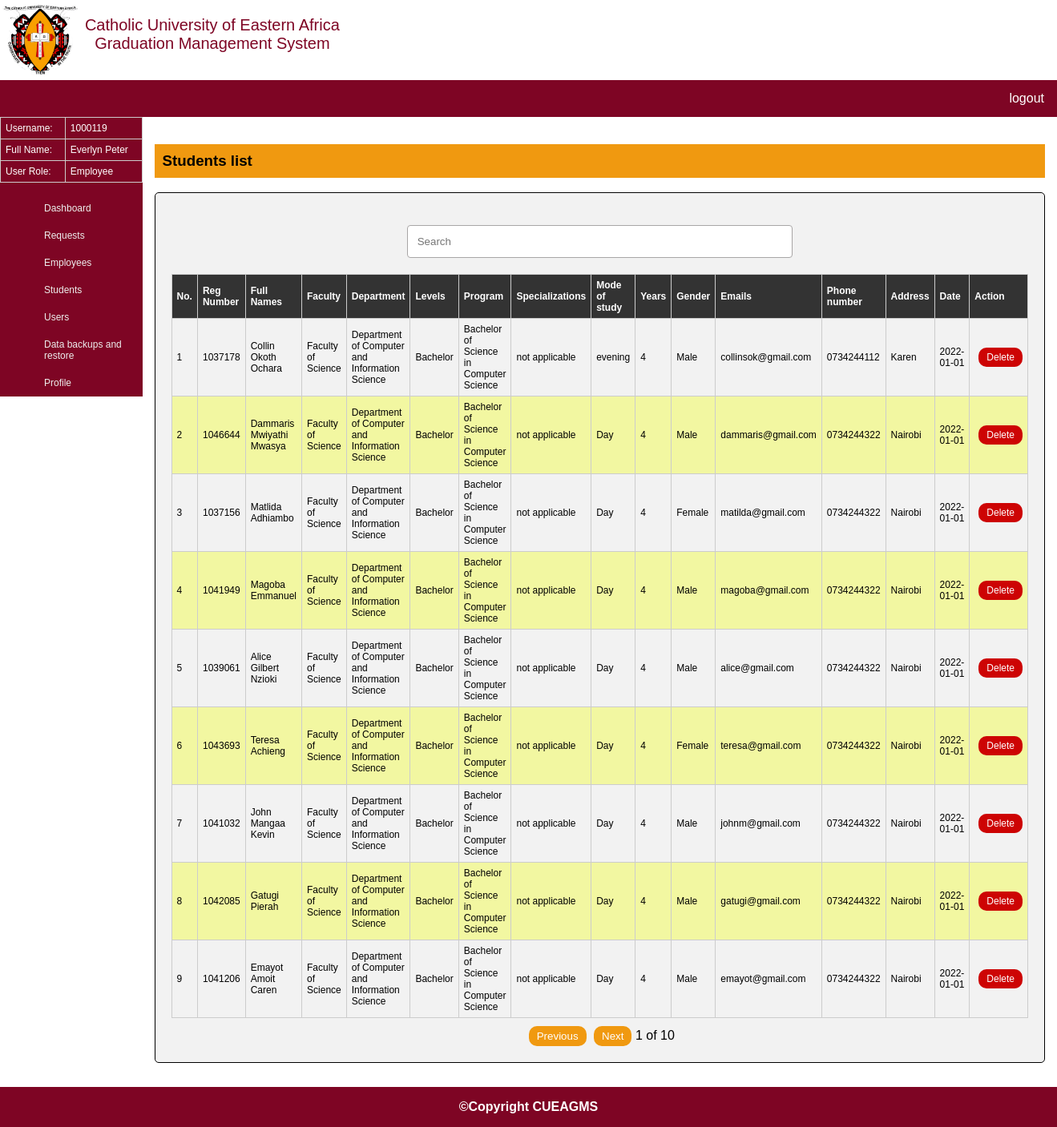
Screenshot of /admin/viewStudents.php (signed in) with the database file from the repository.
### tables this page shows
CREATE TABLE `students` (
  `std_id` int NOT NULL AUTO_INCREMENT,
  `std_regNo` varchar(50) NOT NULL,
  `std_fullname` varchar(255) DEFAULT NULL,
  `faculty` varchar(50) NOT NULL,
  `department` varchar(100) NOT NULL,
  `levels` varchar(50) NOT NULL,
  `programs` varchar(255) NOT NULL,
  `specialization` varchar(100) NOT NULL,
  `mode_of_study` varchar(10) NOT NULL,
  `years` int NOT NULL,
  `gender` varchar(10) NOT NULL,
  `email` varchar(50) NOT NULL,
  `phone` varchar(11) NOT NULL,
  `std_address` varchar(50) NOT NULL,
  `date_created` date NOT NULL,
  `password` varchar(200) NOT NULL,
  `role` enum('Student','Employee','Admin') NOT NULL,
  `transcript` blob,
  `fee_statement` blob,
  `updated_at` date DEFAULT NULL,
  PRIMARY KEY (`std_id`),
  UNIQUE KEY `std_regNo` (`std_regNo`),
  UNIQUE KEY `email` (`email`)
);

### admin/viewStudents.php (the view, shortened to what this page needs)
<?php
$host="127.0.0.1";
$user="cueagmsAC";
$password="password";
$dbname="cueagms";
$connection = mysqli_connect($host, $user, $password, $dbname);
?>
<!DOCTYPE html>
<html lang="en">
<head>
</head>
<body>
    <div class="header">
        <div class="logo">
            <img src="../assets/images/logo/CUEA-logo.png" width="100">
            <p>Catholic University of Eastern Africa Graduation Management System</p>
        </div>
    </div>
    <div class="navbar">
        <ul>
            <li style="float:right"><a href="../logout.php">logout</a></li>
        </ul>
    </div>
    <div class="section">
        <div class="row">
            <div class="left" style="background-color:#7E0524; ">
                <div class="row">
                    <table style="color:#fff; text-align:left; padding-left:10px;">
                        <tr>
                            <td>Username:</td>
                            <td><?php echo $_SESSION['username'];?></td>
                        </tr>
                        <tr>
                            <td>Full Name:</td>
                            <td><?php echo $_SESSION['fullname'];?></td>
                        </tr>
                        <tr>
                            <td>User Role:</td>
                            <td><?php echo $_SESSION['userRole'];?></td>
                        </tr>
                    </table>
                </div>
                <nav class="vertical">
                    <ul>
                        <li><a href="admin.php">Dashboard</a></li>
                        <li><a href=" "> Requests</a>
                        </li>
                        <li><a href="#">Employees</a>
                        </li>
                        <li><a href="#">Students</a>
                        </li>
                        <li><a href="#">Users</a>
                        </li>
                        <li><a href="backupNrestore.php">Data backups and restore</a></li>
                        <li><a href="viewprofile.php">Profile</a> </li>
                    </ul>
                </nav>
            </div>
            <div class="right" style="background-color:#FFF;">
                <h3> Students list</h3>
                <div class="clearance-form">
                    <input style="margin:20px" type="text" id="searchInput" placeholder="Search">
                    <table id="myTable">
                        <thead>
                            <tr>
                                <th>
                                    No.
                                </th>
                                <th>
                                    Reg Number</th>
                                <th>
                                    Full Names </th>
                                <th>
                                    Faculty </th>
                                <th>
                                    Department </th>
                                <th>
                                    Levels </th>
                                <th>
                                    Program </th>
                                <th>
                                    Specializations </th>
                                <th>
                                    Mode of study
                                </th>
                                <th>
                                    Years </th>
                                <th>
                                    Gender </th>
                                <th>
                                    Emails </th>
                                <th>
                                    Phone number</th>
                                <th>
                                    Address </th>
                                <th>
                                    Date </th>
                                <th>
                                    Action </th>
                            </tr>
                        </thead>
                        <tbody>
                            <?php
$query = "SELECT * FROM students";
$result =$connection->query($query);
$countRow =1;
while ($row = mysqli_fetch_array($result)) {
    $display = <<<HEREDOC
    <tr>
       <td>{$countRow}</td>
       <td>{$row['std_regNo']}</td>
       <td>{$row['std_fullname']}</td>
       <td>{$row['faculty']}</td>
       <td>{$row['department']}</td>
       <td>{$row['levels']}</td>
       <td>{$row['programs']}</td>
       <td>{$row['specialization']}</td>
       <td>{$row['mode_of_study']}</td>
       <td>{$row['years']}</td>
       <td>{$row['gender']}</td>
       <td>{$row['email']}</td>
       <td>{$row['phone']}</td>
       <td>{$row['std_address']}</td>
       <td>{$row['date_created']}</td>
       <td><a class='btn-danger' href="delete_student.php?id={$row['std_id']}">Delete</td>
    </tr>
    HEREDOC;
    echo $display;
    $countRow++;
}?>
                        </tbody>
                    </table>
                    <div id="pagination">
                        <button class="btns" id="previous">Previous</button>
                        <button class="btns" id="next">Next</button>
                        <span id="pageNumber">1</span> of <span id="totalPages">1</span>
                    </div>
                </div>
            </div>
        </div>
    </div>
    <div class="footer">
        <p><strong>©Copyright CUEAGMS</strong></p>
    </div>
</body>
</html>

### admin/viewStudents.php (style rules this page uses)
* { box-sizing: border-box; }
body { font-family: 'Work Sans', sans-serif; text-align: center; margin: 0; }
.header, .navbar, .section, .footer { float: left; width: 100%; }
.header { height: 100; background-color: #fff; }
.header .logo img { float: left; }
.header .logo p { float: left; width: 25%; font-size: 20px; color: #7E0524; }
.navbar ul { list-style-type: none; margin: 0; padding: 0; overflow: hidden; background-color: #7E0524; }
.navbar li { float: left; border-right: 1px solid #bbb; }
.navbar li:last-child { border-right: none; }
.navbar li a { display: block; color: white; text-align: center; padding: 14px 16px; text-decoration: none; }
.row { display: flex; }
.left { flex: 15%; height: 100%; margin: 0px; }
.right { flex: 85%; padding: 15px; }
nav.vertical { position: relative; background: #7E0524; text-align: left; }
nav.vertical ul { list-style: none; margin: 0; }
nav.vertical li { position: relative; }
nav.vertical a { display: block; color: #eee; text-decoration: none; padding: 10px 15px; transition: 0.2s; font-size: 12px; }
.row { margin-bottom: 5px; padding-bottom: 10px; position: relative; }
h3 { background-color: #F09910; text-align: left; padding: 10px; }
.clearance-form { border-radius: 5px; background-color: #f2f2f2; margin-bottom: 50px; border: 1px solid #000; padding: 20px; }
.row:after { content: ""; display: table; clear: both; }
table { width: 100%; border-collapse: collapse; }
tr:nth-of-type(odd) { background: none; }
th { background: #333; color: white; font-weight: bold; }
td, th { padding: 6px; border: 1px solid #ccc; text-align: left; font-size: 12px; }
.footer { position: fixed; left: 0; bottom: 0; width: 100%; background-color: #7E0524; color: white; text-align: center; }
input[type=text] { width: 45%; padding: 12px; border: 1px solid rgb(168, 166, 166); border-radius: 4px; resize: vertical; margin-top: 10px; }
.clearance-form table tr:nth-child(even) { background-color: #F2F7A1 }
.btns { margin-left: 5px; margin-top: 10px; background-color: #F09910; color: white; padding: 5px 10px; border: none; border-radius: 10px; text-align: center; text-decoration: none; }
.btn-danger { margin-left: 5px; background-color: #CD0404; color: white; padding: 5px 10px; border: none; border-radius: 10px; text-align: center; text-decoration: none; }

### rows the page displays
students: std_regNo "1037178", std_fullname "Collin Okoth Ochara", faculty "Faculty of Science", department "Department of Computer and Information Science", levels "Bachelor", programs "Bachelor of Science in Computer Science", specialization "not applicable", mode_of_study "evening", years "4", gender "Male", email "collinsok@gmail.com", phone "0734244112", std_address "Karen", date_created "2022-01-01"
students: std_regNo "1046644", std_fullname "Dammaris Mwiyathi Mwasya", faculty "Faculty of Science", department "Department of Computer and Information Science", levels "Bachelor", programs "Bachelor of Science in Computer Science", specialization "not applicable", mode_of_study "Day", years "4", gender "Male", email "dammaris@gmail.com", phone "0734244322", std_address "Nairobi", date_created "2022-01-01"
students: std_regNo "1037156", std_fullname "Matlida Adhiambo", faculty "Faculty of Science", department "Department of Computer and Information Science", levels "Bachelor", programs "Bachelor of Science in Computer Science", specialization "not applicable", mode_of_study "Day", years "4", gender "Female", email "matilda@gmail.com", phone "0734244322", std_address "Nairobi", date_created "2022-01-01"
students: std_regNo "1041949", std_fullname "Magoba Emmanuel", faculty "Faculty of Science", department "Department of Computer and Information Science", levels "Bachelor", programs "Bachelor of Science in Computer Science", specialization "not applicable", mode_of_study "Day", years "4", gender "Male", email "magoba@gmail.com", phone "0734244322", std_address "Nairobi", date_created "2022-01-01"
students: std_regNo "1039061", std_fullname "Alice Gilbert Nzioki", faculty "Faculty of Science", department "Department of Computer and Information Science", levels "Bachelor", programs "Bachelor of Science in Computer Science", specialization "not applicable", mode_of_study "Day", years "4", gender "Male", email "alice@gmail.com", phone "0734244322", std_address "Nairobi", date_created "2022-01-01"
students: std_regNo "1043693", std_fullname "Teresa Achieng", faculty "Faculty of Science", department "Department of Computer and Information Science", levels "Bachelor", programs "Bachelor of Science in Computer Science", specialization "not applicable", mode_of_study "Day", years "4", gender "Female", email "teresa@gmail.com", phone "0734244322", std_address "Nairobi", date_created "2022-01-01"
students: std_regNo "1041032", std_fullname "John Mangaa Kevin", faculty "Faculty of Science", department "Department of Computer and Information Science", levels "Bachelor", programs "Bachelor of Science in Computer Science", specialization "not applicable", mode_of_study "Day", years "4", gender "Male", email "johnm@gmail.com", phone "0734244322", std_address "Nairobi", date_created "2022-01-01"
students: std_regNo "1042085", std_fullname "Gatugi Pierah", faculty "Faculty of Science", department "Department of Computer and Information Science", levels "Bachelor", programs "Bachelor of Science in Computer Science", specialization "not applicable", mode_of_study "Day", years "4", gender "Male", email "gatugi@gmail.com", phone "0734244322", std_address "Nairobi", date_created "2022-01-01"
students: std_regNo "1041206", std_fullname "Emayot Amoit Caren", faculty "Faculty of Science", department "Department of Computer and Information Science", levels "Bachelor", programs "Bachelor of Science in Computer Science", specialization "not applicable", mode_of_study "Day", years "4", gender "Male", email "emayot@gmail.com", phone "0734244322", std_address "Nairobi", date_created "2022-01-01"

### other values shown
$_SESSION['username'] "1000119"
$_SESSION['fullname'] "Everlyn Peter"
$_SESSION['userRole'] "Employee"
